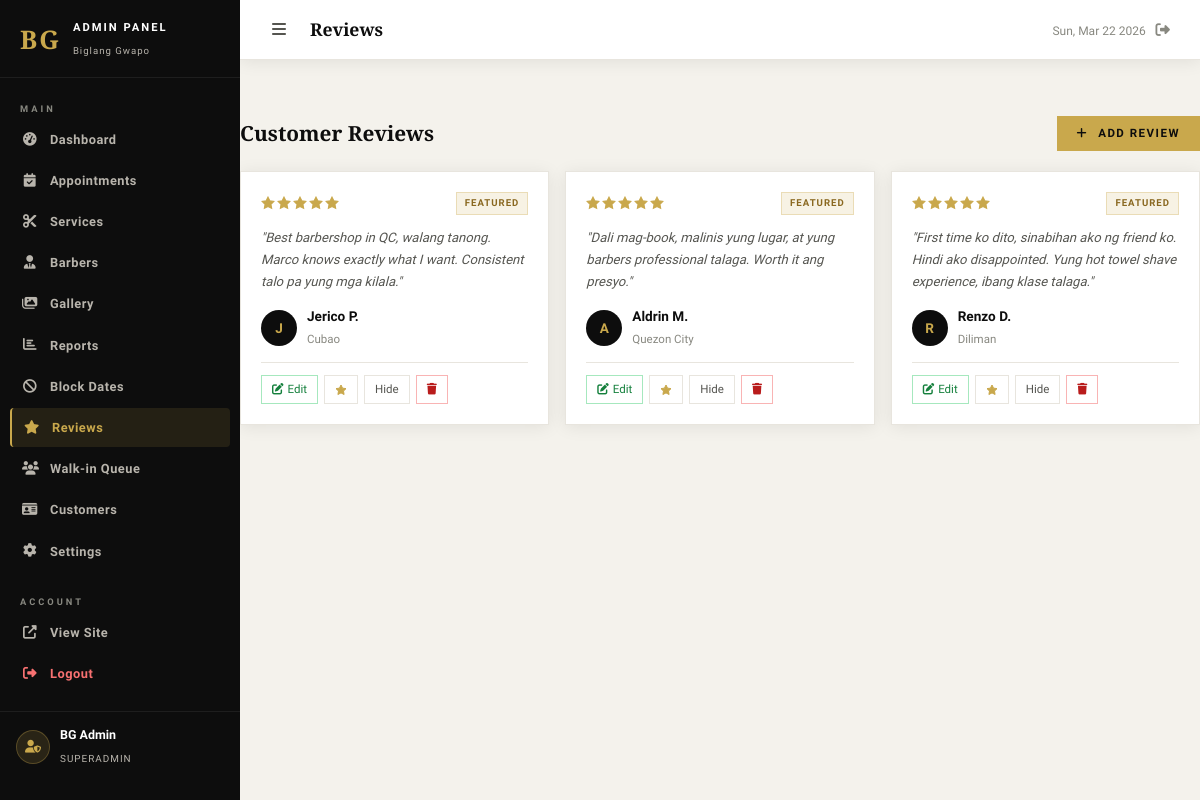
The app's page /views/admin/reviews.php (signed in) with its own data.
### tables this page shows
CREATE TABLE IF NOT EXISTS testimonials (
  id            INT UNSIGNED AUTO_INCREMENT PRIMARY KEY,
  customer_name VARCHAR(120) NOT NULL,
  location      VARCHAR(100) DEFAULT NULL,
  review_text   TEXT NOT NULL,
  rating        TINYINT UNSIGNED NOT NULL DEFAULT 5,
  is_featured   TINYINT(1) NOT NULL DEFAULT 0,
  is_active     TINYINT(1) NOT NULL DEFAULT 1,
  created_at    TIMESTAMP DEFAULT CURRENT_TIMESTAMP
);

### views/admin/reviews.php (the view, shortened to what this page needs)
<?php
require_once __DIR__ . '/../../config/db.php';
$reviews = $conn->query("SELECT * FROM testimonials ORDER BY is_featured DESC, created_at DESC");
require_once __DIR__ . '/../../includes/admin/admin_header.php';
?>
<div class="admin-section-header">
  <div class="admin-section-title">Customer Reviews</div>
  <button class="btn-admin-gold" onclick="openModal('addReviewModal')">
    <i class="fas fa-plus me-1"></i> Add Review
  </button>
</div>
<div class="row g-3">
  <?php while ($r = $reviews->fetch_assoc()): ?>
  <div class="col-md-6 col-lg-4">
    <div class="review-admin-card <?= !$r['is_active'] ? 'inactive' : '' ?>">
      <div class="rac-header">
        <div class="rac-stars">
          <?php for ($i = 1; $i <= 5; $i++): ?>
          <svg width="14" height="14" viewBox="0 0 24 24"
               fill="<?= $i <= $r['rating'] ? '#C9A84C' : 'none' ?>"
               stroke="#C9A84C" stroke-width="2">
            <polygon points="12 2 15.09 8.26 22 9.27 17 14.14 18.18 21.02 12 17.77 5.82 21.02 7 14.14 2 9.27 8.91 8.26 12 2"/>
          </svg>
          <?php endfor; ?>
        </div>
        <div class="rac-badges">
          <?php if ($r['is_featured']): ?>
          <span class="rac-badge featured">Featured</span>
          <?php endif; ?>
        </div>
      </div>
      <p class="rac-text">"<?= htmlspecialchars($r['review_text']) ?>"</p>
      <div class="rac-reviewer">
        <div class="rac-avatar">
          <?= strtoupper(substr($r['customer_name'], 0, 1)) ?>
        </div>
        <div>
          <strong><?= htmlspecialchars($r['customer_name']) ?></strong>
          <span><?= htmlspecialchars($r['location'] ?: '—') ?></span>
        </div>
      </div>
      <div class="rac-actions">
        <button class="btn-sm-action confirm" onclick='editReview(<?= json_encode($r) ?>)'>
          <i class="fas fa-edit me-1"></i>Edit
        </button>
        <form method="POST" style="display:inline;">
          <button type="submit" class="btn-sm-action" title="<?= $r['is_featured'] ? 'Unfeature' : 'Set Featured' ?>">
            <svg width="12" height="12" viewBox="0 0 24 24"
                 fill="<?= $r['is_featured'] ? '#C9A84C' : 'none' ?>"
                 stroke="<?= $r['is_featured'] ? '#C9A84C' : 'currentColor' ?>" stroke-width="2">
              <polygon points="12 2 15.09 8.26 22 9.27 17 14.14 18.18 21.02 12 17.77 5.82 21.02 7 14.14 2 9.27 8.91 8.26 12 2"/>
            </svg>
          </button>
        </form>
        <form method="POST" style="display:inline;">
          <button type="submit" class="btn-sm-action <?= $r['is_active'] ? '' : 'confirm' ?>">
            <?= $r['is_active'] ? 'Hide' : 'Show' ?>
          </button>
        </form>
        <form method="POST" style="display:inline;" onsubmit="return confirm('Delete this review?')">
          <button type="submit" class="btn-sm-action cancel">
            <i class="fas fa-trash"></i>
          </button>
        </form>
      </div>
    </div>
  </div>
  <?php endwhile; ?>
</div>
<?php require_once __DIR__ . '/../../includes/admin/admin_footer.php'; ?>

### assets/css/admin.css (style rules this page uses)
:root { --gold: #C9A84C; --gold-l: #E8C97A; --gold-d: #8A6820; --black: #0D0D0D; --dark: #141414; --dark-2: #1C1C1C; --dark-3: #242424; --white: #FFFFFF; --off-w: #F5F4F0; --light: #F4F2EC; --light-2: #E8E5DE; --gray: #888880; --gray-l: #B8B4AC; --gray-d: #555550; --sidebar-w: 240px; --topbar-h: 60px; --font-h: 'Playfair Display', serif; --font-b: 'Raleway', sans-serif; --ease: all 0.25s ease; --radius: 4px; --shadow: 0 2px 16px rgba(0,0,0,.08); }
*, *::before, *::after { box-sizing: border-box; margin: 0; padding: 0; }
body.admin-body { font-family: var(--font-b); background: var(--light); color: var(--dark); overflow-x: hidden; }
.admin-section-header { display: flex; justify-content: space-between; align-items: center; margin-bottom: 20px; flex-wrap: wrap; gap: 12px; }
.admin-section-title { font-family: var(--font-h); font-size: 1.3rem; font-weight: 700; color: var(--black); }
.btn-admin-gold { display: inline-flex; align-items: center; gap: 6px; padding: 9px 20px; background: var(--gold); color: var(--black); font-family: var(--font-b); font-size: .72rem; font-weight: 700; letter-spacing: 1.5px; text-transform: uppercase; border: none; cursor: pointer; transition: var(--ease); }
.btn-sm-action { padding: 5px 10px; font-size: .72rem; cursor: pointer; border: 1px solid var(--light-2); background: var(--white); color: var(--gray-d); transition: var(--ease); white-space: nowrap; }
.btn-sm-action.confirm { color: #15803d; border-color: rgba(34,197,94,.4); }
.btn-sm-action.cancel { color: #b91c1c; border-color: rgba(239,68,68,.4); }
.review-admin-card { background: var(--white); border: 1px solid var(--light-2); padding: 20px; box-shadow: var(--shadow); height: 100%; display: flex; flex-direction: column; gap: 12px; transition: var(--ease); }
.rac-header { display: flex; justify-content: space-between; align-items: center; }
.rac-stars { display: flex; gap: 2px; }
.rac-badges { display: flex; gap: 6px; }
.rac-badge { font-size: .6rem; font-weight: 700; letter-spacing: 1px; text-transform: uppercase; padding: 3px 8px; }
.rac-badge.featured { background: rgba(201,168,76,.15); color: var(--gold-d); border: 1px solid rgba(201,168,76,.3); }
.rac-text { font-size: .82rem; color: var(--gray-d); font-style: italic; line-height: 1.7; flex: 1; margin: 0; }
.rac-reviewer { display: flex; align-items: center; gap: 10px; }
.rac-avatar { width: 36px; height: 36px; border-radius: 50%; background: var(--black); color: var(--gold); display: flex; align-items: center; justify-content: center; font-size: .85rem; font-weight: 700; flex-shrink: 0; }
.rac-reviewer strong { display: block; font-size: .85rem; color: var(--black); }
.rac-reviewer span { font-size: .72rem; color: var(--gray); }
.rac-actions { display: flex; gap: 6px; flex-wrap: wrap; padding-top: 12px; border-top: 1px solid var(--light-2); }

### records on screen
testimonials: rating 5 (drawn), is_featured "FEATURED", review_text "Best barbershop in QC, walang tanong. Marco knows exactly what I want. Consistent talo pa yung mga kilala.", customer_name "J", customer_name "Jerico P.", location "Cubao", is_active "Hide"
testimonials: rating 5 (drawn), is_featured "FEATURED", review_text "Dali mag-book, malinis yung lugar, at yung barbers professional talaga. Worth it ang presyo.", customer_name "A", customer_name "Aldrin M.", location "Quezon City", is_active "Hide"
testimonials: rating 5 (drawn), is_featured "FEATURED", review_text "First time ko dito, sinabihan ako ng friend ko. Hindi ako disappointed. Yung hot towel shave experience, ibang klase talaga.", customer_name "R", customer_name "Renzo D.", location "Diliman", is_active "Hide"

### other values on screen
$label "Dashboard"
$label "Appointments"
$label "Services"
$label "Barbers"
$label "Gallery"
$label "Reports"
$label "Block Dates"
$label "Reviews"
$label "Walk-in Queue"
$label "Customers"
$label "Settings"
$admin['name'] "BG Admin"
$admin['role'] "SUPERADMIN"
$pageTitle "Reviews"
